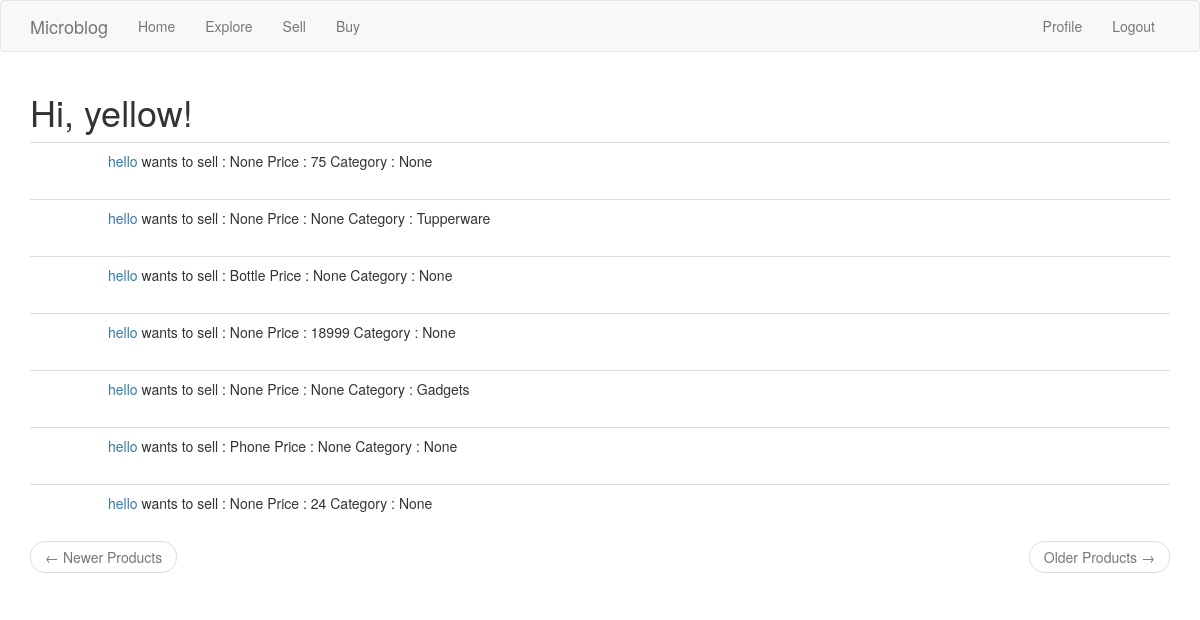
Page /buyproduct (signed in) on the earlier database version.
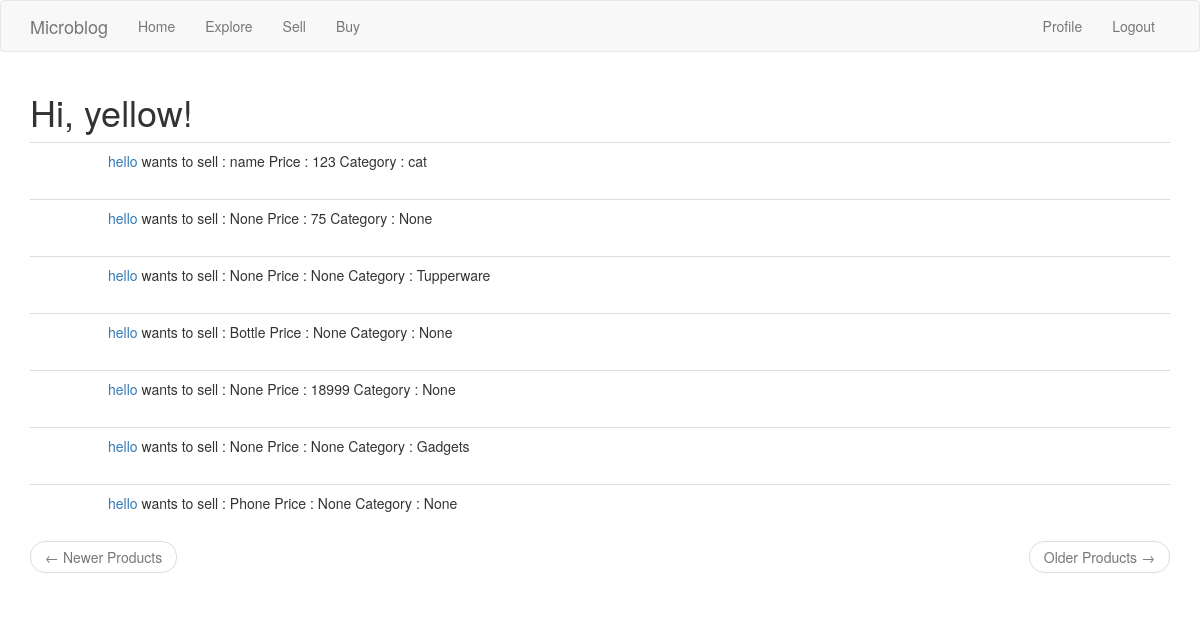
Same page on the later database version.
### app/models.py (models this page shows, shortened)
class Product(db.Model):
    id = db.Column(db.Integer, primary_key=True)
    body = db.Column(db.String(140))
    rate = db.Column(db.Integer)
    category = db.Column(db.String(140))
    timestamp = db.Column(db.DateTime, index=True, default=datetime.utcnow)
    user_id = db.Column(db.Integer, db.ForeignKey('user.id'))

class User(UserMixin, db.Model):
    id = db.Column(db.Integer, primary_key=True)
    username = db.Column(db.String(64), index=True, unique=True)
    email = db.Column(db.String(120), index=True, unique=True)
    password_hash = db.Column(db.String(128))
    about_me = db.Column(db.String(140))
    gender = db.Column(db.Boolean)
    followed = db.relationship(
        'User', secondary=followers,
        primaryjoin=(followers.c.follower_id == id),
        secondaryjoin=(followers.c.followed_id == id),
        backref=db.backref('followers', lazy='dynamic'), lazy='dynamic')
    last_seen = db.Column(db.DateTime, default=datetime.utcnow)
    posts = db.relationship('Post', backref='author', lazy='dynamic')
    products = db.relationship('Product', backref='author', lazy='dynamic')
    def avatar(self, size):
        digest = md5(self.email.lower().encode('utf-8')).hexdigest()
        return 'https://www.gravatar.com/avatar/{}?d=identicon&s={}'.format(
            digest, size)

### app/routes.py (the view)
@app.route('/buyproduct')
@login_required
def buyproduct():
    page = request.args.get('page', 1, type=int)
    products = Product.query.order_by(Product.timestamp.desc()).paginate(
        page, app.config['PRODUCTS_PER_PAGE'], False)
    next_url = url_for('explore', page=products.next_num) \
        if products.has_next else None
    prev_url = url_for('explore', page=products.prev_num) \
        if products.has_prev else None
    return render_template("buy.html", title='Buy', products=products.items)

### app/models.py (called while the page is built)
@login.user_loader
def load_user(id):
    return User.query.get(int(id))

### app/routes.py (called while the page is built)
@app.before_request
def before_request():
    if current_user.is_authenticated:
        current_user.last_seen = datetime.utcnow()
        db.session.commit()

### app/templates/buy.html (shortened to what this page needs)
{% extends "base.html" %}
{% import 'bootstrap/wtf.html' as wtf %}
{% block app_content %}
    <h1>Hi, {{ current_user.username }}!</h1>
    {% for product in products %}
        {% include '_product.html' %}
    {% endfor %}
    <nav aria-label="...">
        <ul class="pager">
            <li class="previous{% if not prev_url %} disabled{% endif %}">
                <a href="{{ prev_url or '#' }}">
                    <span aria-hidden="true">&larr;</span> Newer Products
                </a>
            </li>
            <li class="next{% if not next_url %} disabled{% endif %}">
                <a href="{{ next_url or '#' }}">
                    Older Products <span aria-hidden="true">&rarr;</span>
                </a>
            </li>
        </ul>
    </nav>
{% endblock %}

### app/templates/_product.html (shortened to what this page needs)
{% if not product.author == current_user %}
<table class="table table-hover">
        <tr>
            <td width="70px">
            </td>
            <td>
                <a href="{{ url_for('user', username=product.author.username) }}">{{ product.author.username }}</a>
                wants to sell : {{ product.body }}
                Price : {{ product.rate }}
                Category : {{ product.category }}
            </td>
        </tr>
    </table>
{% endif %}

Differences in the rows shown:
no longer on this page (row unchanged): Product: author.username "hello", body "None", rate "24", category "None"
added Product: author.username "hello", body "name", rate "123", category "cat"
